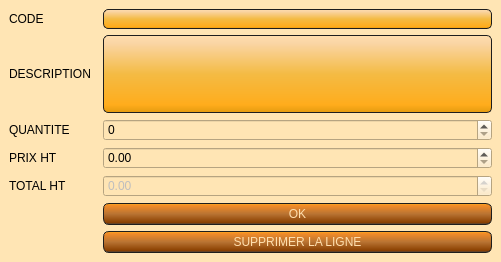
<?xml version="1.0" encoding="UTF-8"?>
<ui version="4.0">
 <class>ligne_facture</class>
 <widget class="QMainWindow" name="ligne_facture">
  <property name="geometry">
   <rect>
    <x>0</x>
    <y>0</y>
    <width>501</width>
    <height>262</height>
   </rect>
  </property>
  <property name="windowTitle">
   <string>AssoGestion - Ligne facture - AMSE</string>
  </property>
  <property name="styleSheet">
   <string notr="true">QWidget
{
    background-color: #FFE5B4;
}
QLineEdit
{
    background-color: QLinearGradient( x1: 0, y1: 0, x2: 0, y2: 1, stop: 0 #FFDEAD, stop: 0.1 #FAD5A5, stop: 0.5 #F4BB44, stop: 0.9 #FFAC1C, stop: 1 #E49B0F);
    padding: 1px;
    border-style: solid;
    border: 1px solid #1e1e1e;
    border-radius: 5;
}

QTextEdit
{
    background-color: QLinearGradient( x1: 0, y1: 0, x2: 0, y2: 1, stop: 0 #FFDEAD, stop: 0.1 #FAD5A5, stop: 0.5 #F4BB44, stop: 0.9 #FFAC1C, stop: 1 #E49B0F);
    padding: 1px;
    border-style: solid;
    border: 1px solid #1e1e1e;
    border-radius: 5;
}

QPushButton
{
    color: #FFDEAD;
    background-color: QLinearGradient( x1: 0, y1: 0, x2: 0, y2: 1, stop: 0 #FFAC1C, stop: 0.1 #F28C28, stop: 0.5 #B87333, stop: 0.9 #8B4000, stop: 1 #464646);
    border-width: 1px;
    border-color: #1e1e1e;
    border-style: solid;
    border-radius: 6;
    padding: 3px;
    font-size: 12px;
    padding-left: 5px;
    padding-right: 5px;
    min-width: 40px;
}

QPushButton:pressed
{
    background-color: QLinearGradient( x1: 0, y1: 0, x2: 0, y2: 1, stop: 0 #2d2d2d, stop: 0.1 #2b2b2b, stop: 0.5 #292929, stop: 0.9 #282828, stop: 1 #252525);
}

QComboBox
{
	color: #FFDEAD;
    selection-background-color: #FFDEAD;
    background-color: QLinearGradient( x1: 0, y1: 0, x2: 0, y2: 1, stop: 0 #FFAC1C, stop: 0.1 #F28C28, stop: 0.5 #B87333, stop: 0.9 #8B4000, stop: 1 #464646);
    border-style: solid;
    border: 1px solid #1e1e1e;
    border-radius: 5;
}

QComboBox:hover,QPushButton:hover
{
    border: 2px solid QLinearGradient( x1: 0, y1: 0, x2: 0, y2: 1, stop: 0 #FFAC1C, stop: 1 #F28C28);
}


QComboBox:on
{
    padding-top: 3px;
    padding-left: 4px;
    background-color: QLinearGradient( x1: 0, y1: 0, x2: 0, y2: 1, stop: 0 #2d2d2d, stop: 0.1 #2b2b2b, stop: 0.5 #292929, stop: 0.9 #282828, stop: 1 #252525);
    selection-background-color: #ffaa00;
}

QComboBox QAbstractItemView
{
    border: 2px solid darkgray;
    selection-background-color: QLinearGradient( x1: 0, y1: 0, x2: 0, y2: 1, stop: 0 #ffa02f, stop: 1 #d7801a);
}

QComboBox::drop-down
{
     subcontrol-origin: padding;
     subcontrol-position: top right;
     width: 15px;

     border-left-width: 0px;
     border-left-color: darkgray;
     border-left-style: solid; /* just a single line */
     border-top-right-radius: 3px; /* same radius as the QComboBox */
     border-bottom-right-radius: 3px;
 }


QScrollBar:horizontal {
     border: 1px solid #222222;
     background: QLinearGradient( x1: 0, y1: 0, x2: 0, y2: 1, stop: 0.0 #121212, stop: 0.2 #282828, stop: 1 #484848);
     height: 7px;
     margin: 0px 16px 0 16px;
}

QScrollBar::handle:horizontal
{
      background: QLinearGradient( x1: 0, y1: 0, x2: 1, y2: 0, stop: 0 #ffa02f, stop: 0.5 #d7801a, stop: 1 #ffa02f);
      min-height: 20px;
      border-radius: 2px;
}

QScrollBar::add-line:horizontal {
      border: 1px solid #1b1b19;
      border-radius: 2px;
      background: QLinearGradient( x1: 0, y1: 0, x2: 1, y2: 0, stop: 0 #ffa02f, stop: 1 #d7801a);
      width: 14px;
      subcontrol-position: right;
      subcontrol-origin: margin;
}

QScrollBar::sub-line:horizontal {
      border: 1px solid #1b1b19;
      border-radius: 2px;
      background: QLinearGradient( x1: 0, y1: 0, x2: 1, y2: 0, stop: 0 #ffa02f, stop: 1 #d7801a);
      width: 14px;
     subcontrol-position: left;
     subcontrol-origin: margin;
}

QScrollBar::right-arrow:horizontal, QScrollBar::left-arrow:horizontal
{
      border: 1px solid black;
      width: 1px;
      height: 1px;
      background: white;
}

QScrollBar::add-page:horizontal, QScrollBar::sub-page:horizontal
{
      background: none;
}

QScrollBar:vertical
{
      background: QLinearGradient( x1: 0, y1: 0, x2: 1, y2: 0, stop: 0.0 #121212, stop: 0.2 #282828, stop: 1 #484848);
      width: 7px;
      margin: 16px 0 16px 0;
      border: 1px solid #222222;
}

QScrollBar::handle:vertical
{
      background: QLinearGradient( x1: 0, y1: 0, x2: 0, y2: 1, stop: 0 #ffa02f, stop: 0.5 #d7801a, stop: 1 #ffa02f);
      min-height: 20px;
      border-radius: 2px;
}

QScrollBar::add-line:vertical
{
      border: 1px solid #1b1b19;
      border-radius: 2px;
      background: QLinearGradient( x1: 0, y1: 0, x2: 0, y2: 1, stop: 0 #ffa02f, stop: 1 #d7801a);
      height: 14px;
      subcontrol-position: bottom;
      subcontrol-origin: margin;
}

QScrollBar::sub-line:vertical
{
      border: 1px solid #1b1b19;
      border-radius: 2px;
      background: QLinearGradient( x1: 0, y1: 0, x2: 0, y2: 1, stop: 0 #d7801a, stop: 1 #ffa02f);
      height: 14px;
      subcontrol-position: top;
      subcontrol-origin: margin;
}

QScrollBar::up-arrow:vertical, QScrollBar::down-arrow:vertical
{
      border: 1px solid black;
      width: 1px;
      height: 1px;
      background: white;
}


QScrollBar::add-page:vertical, QScrollBar::sub-page:vertical
{
      background: none;
}

QHeaderView::section:horizontal
{
    background-color: QLinearGradient( x1: 0, y1: 0, x2: 0, y2: 1, stop: 0 #FFAC1C, stop: 0.1 #F28C28, stop: 0.5 #B87333, stop: 0.9 #8B4000, stop: 1 #464646);
    color: #FFDEAD;;
    padding-left: 4px;
    border: 1px solid #6c6c6c;
}
QHeaderView::section:vertical
{
    background-color: QLinearGradient( x1: 0, y1: 0, x2: 0, y2: 1, stop: 0 #FFAC1C, stop: 0.1 #F28C28, stop: 0.5 #B87333, stop: 0.9 #8B4000, stop: 1 #464646);
    color: #FFDEAD;;
    padding-left: 4px;
    border: 1px solid #6c6c6c;
}
QTableWidget QTableCornerButton::section {
    background-color: QLinearGradient( x1: 0, y1: 0, x2: 0, y2: 1, stop: 0 #FFAC1C, stop: 0.1 #F28C28, stop: 0.5 #B87333, stop: 0.9 #8B4000, stop: 1 #464646);
}
QTableWidget::item:selected{ background-color: QLinearGradient( x1: 0, y1: 0, x2: 0, y2: 1, stop: 0 #FFDEAD, stop: 0.1 #FAD5A5, stop: 0.5 #F4BB44, stop: 0.9 #FFAC1C, stop: 1 #E49B0F); }

QDateEdit
{
border : 2px solid #E49B0F;
background-color : QLinearGradient( x1: 0, y1: 0, x2: 0, y2: 1, stop: 0 #FFDEAD, stop: 0.1 #FAD5A5, stop: 0.5 #F4BB44, stop: 0.9 #FFAC1C, stop: 1 #E49B0F);;
padding : 5px;
}
QDateEdit::up-arraow
{
border : 2px solid black;
background-color : lightgreen;

}
QDateEdit::down-arrow
{
background-color : #E49B0F;
}

QTabWidget::tab-bar {
   border: 1px solid #E49B0F;
}

QTabBar::tab {
  background: #8B4000;
  color: white;
  padding: 10px;
 }

 QTabBar::tab:selected {
  background: #E49B0F;
 }

QTabWidget::pane { 
   border: none;
}</string>
  </property>
  <widget class="QWidget" name="centralwidget">
   <layout class="QGridLayout" name="gridLayout">
    <item row="3" column="2">
     <widget class="QDoubleSpinBox" name="spin_pu">
      <property name="maximum">
       <double>999999.000000000000000</double>
      </property>
     </widget>
    </item>
    <item row="0" column="2">
     <widget class="QLineEdit" name="code_edit">
      <property name="enabled">
       <bool>true</bool>
      </property>
     </widget>
    </item>
    <item row="4" column="0">
     <widget class="QLabel" name="label_5">
      <property name="text">
       <string>TOTAL HT</string>
      </property>
     </widget>
    </item>
    <item row="5" column="2">
     <widget class="QPushButton" name="button_ok">
      <property name="text">
       <string>OK</string>
      </property>
     </widget>
    </item>
    <item row="0" column="0">
     <widget class="QLabel" name="label">
      <property name="text">
       <string>CODE</string>
      </property>
     </widget>
    </item>
    <item row="4" column="2">
     <widget class="QDoubleSpinBox" name="spin_total">
      <property name="enabled">
       <bool>false</bool>
      </property>
      <property name="maximum">
       <double>999999.000000000000000</double>
      </property>
     </widget>
    </item>
    <item row="2" column="0">
     <widget class="QLabel" name="label_3">
      <property name="text">
       <string>QUANTITE</string>
      </property>
     </widget>
    </item>
    <item row="1" column="0">
     <widget class="QLabel" name="label_2">
      <property name="text">
       <string>DESCRIPTION</string>
      </property>
     </widget>
    </item>
    <item row="3" column="0" colspan="2">
     <widget class="QLabel" name="label_4">
      <property name="text">
       <string>PRIX HT</string>
      </property>
     </widget>
    </item>
    <item row="2" column="2">
     <widget class="QSpinBox" name="spin_qty">
      <property name="maximum">
       <number>99999999</number>
      </property>
     </widget>
    </item>
    <item row="6" column="2">
     <widget class="QPushButton" name="button_delete">
      <property name="text">
       <string>SUPPRIMER LA LIGNE</string>
      </property>
     </widget>
    </item>
    <item row="1" column="2">
     <widget class="QTextEdit" name="desc_edit"/>
    </item>
   </layout>
  </widget>
 </widget>
 <tabstops>
  <tabstop>code_edit</tabstop>
  <tabstop>spin_qty</tabstop>
  <tabstop>spin_pu</tabstop>
  <tabstop>spin_total</tabstop>
  <tabstop>button_ok</tabstop>
 </tabstops>
 <resources/>
 <connections/>
</ui>
